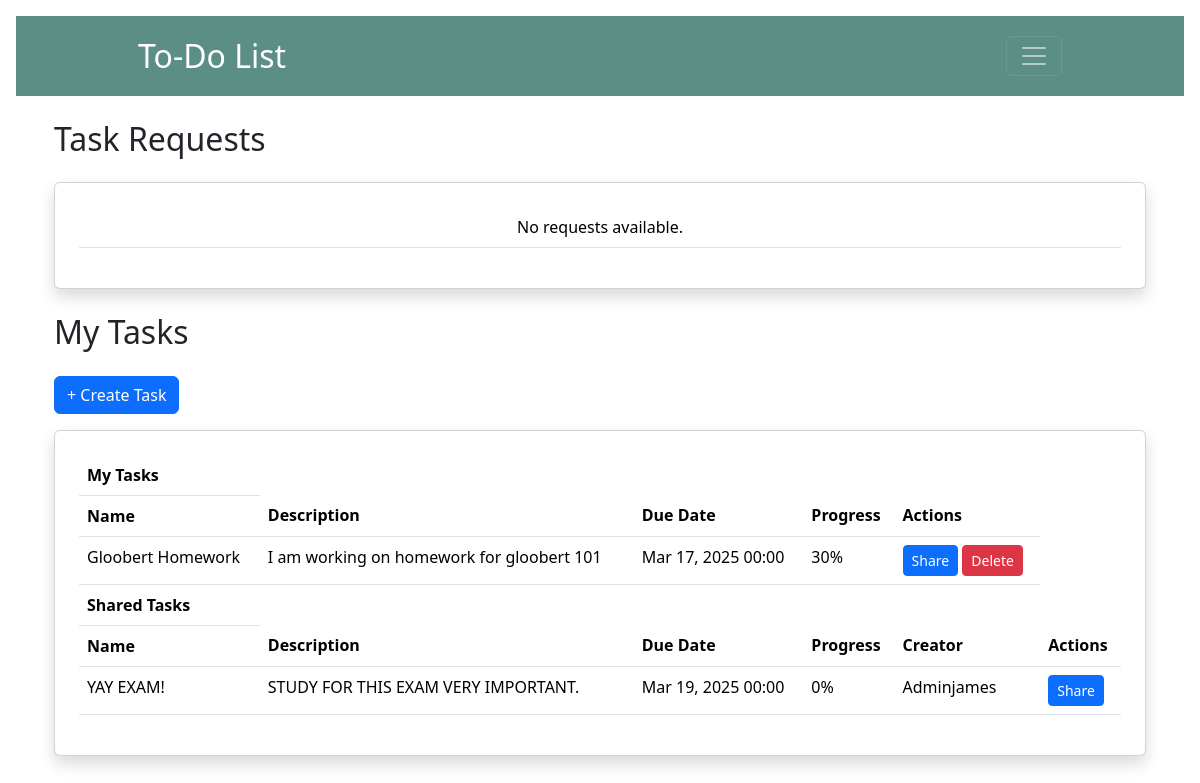
The page /tasks/ (signed in) on the database its author committed.
### todoapp/models.py (models this page shows, shortened)
class Task(models.Model):
    name = models.CharField(max_length=255)
    creator = models.ForeignKey(User, on_delete=models.CASCADE)
    description = models.TextField()
    due_date = models.DateTimeField()
    progress = models.IntegerField(default=0)
    is_completed = models.BooleanField(default=False)
    categories = models.ManyToManyField(Category, related_name="tasks", blank=True)
    assigned_users = models.ManyToManyField(User, related_name="assigned_tasks")
    notifications_enabled = models.BooleanField(default=False)

### todoapp/views.py (the view)
# urls.py: path('tasks/', views.task_view, name='task_view'),
def task_view(request):
    tasks = Task.objects.filter(creator=request.user)
    task_requests = TaskCollabRequest.objects.filter(to_user=request.user)
    shared_tasks = Task.objects.filter(assigned_users=request.user)
    return render(request, 'task_view.html', {'tasks': tasks, 'task_requests': task_requests, 'shared_tasks': shared_tasks})

### todoapp/templates/task_view.html (shortened to what this page needs)
{% extends 'base.html' %}
{% block content %}
<div class="container mt-4">
    <h2 class="mb-4">Task Requests</h2>
    <div class="card p-4 shadow">
        <table class="table">
            <tbody>
                {% if task_requests %}
                <tr>
                    <th>Name</th>
                    <th>Description</th>
                    <th>Due Date</th>
                    <th>Progress</th>
                    <th>Creator</th>
                    <th>Actions</th>
                </tr>
                {% for request in task_requests %}
                <tr>
                    <td>{{ request.task.name }}</td>
                    <td>{{ request.task.description }}</td>
                    <td>{{ request.task.due_date|date:"M d, Y H:i" }}</td>
                    <td>{{ request.task.progress }}</td>
                    <td>Shared from user {{request.task.creator}}</td>
                    <td>
                        <form method="post" action="{% url 'accept_task' request.id %}">
                            {% csrf_token %}
                            <button class="btn btn-primary btn-sm" name="accept_request">Accept</button>
                            <button class="btn btn-danger btn-sm" name="decline_request">Decline</button>
                        </form>
                    </td>
                </tr>
                {% endfor %}
                {% else %}
                <tr>
                    <td colspan="5" class="text-center">No requests available.</td>
                </tr>
                {% endif %}
            </tbody>
        </table>
    </div>
</div>
<div class="container mt-4">
    <h2 class="mb-4">My Tasks</h2>
    <a href="{% url 'add_task' %}" class="btn btn-primary mb-3">+ Create Task</a>
    <div class="card p-4 shadow">
        <table class="table">
            <tbody>
                <th>My Tasks</th>
                <tr>
                    <th>Name</th>
                    <th>Description</th>
                    <th>Due Date</th>
                    <th>Progress</th>
                    <th>Actions</th>
                </tr>
                {% for task in tasks %}
                <tr>
                    <td>{{ task.name }}</td>
                    <td>{{ task.description }}</td>
                    <td>{{ task.due_date|date:"M d, Y H:i" }}</td>
                    <td>{{ task.progress }}%</td>
                    <td>
                        <a class="btn btn-primary btn-sm" href="{% url 'share_task' task_id=task.id %}">Share</a>
                        <button class="btn btn-danger btn-sm" onclick="confirmDelete({{ task.id }})">Delete</button>
                    </td>
                </tr>
                {% empty %}
                <tr>
                    <td colspan="5" class="text-center">No tasks available.</td>
                </tr>
                {% endfor %}
                <th>Shared Tasks</th>
                <tr>
                    <th>Name</th>
                    <th>Description</th>
                    <th>Due Date</th>
                    <th>Progress</th>
                    <th>Creator</th>
                    <th>Actions</th>
                </tr>
                {% for task in shared_tasks %}
                <tr>
                    <td>{{ task.name }}</td>
                    <td>{{ task.description }}</td>
                    <td>{{ task.due_date|date:"M d, Y H:i" }}</td>
                    <td>{{ task.progress }}%</td>
                    <td>{{ task.creator }}</td>
                    <td>
                        <a class="btn btn-primary btn-sm" href="{% url 'share_task' task_id=task.id %}">Share</a>
                    </td>
                </tr>
                {% empty %}
                <tr>
                    <td colspan="5" class="text-center">No tasks shared.</td>
                </tr>
                {% endfor %}
            </tbody>
        </table>
    </div>
</div>
{% endblock %}

### rows shown on the page
Task: name "Gloobert Homework", description "I am working on homework for gloobert 101", due_date "Mar 17, 2025 00:00", progress "30"
Task: name "YAY EXAM!", description "STUDY FOR THIS EXAM VERY IMPORTANT.", due_date "Mar 19, 2025 00:00", progress "0", creator "Adminjames"
